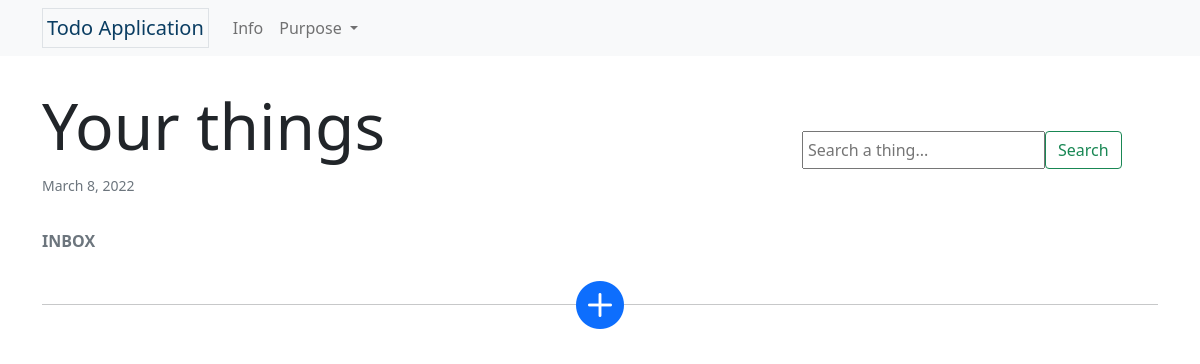
The app's page /, older data.
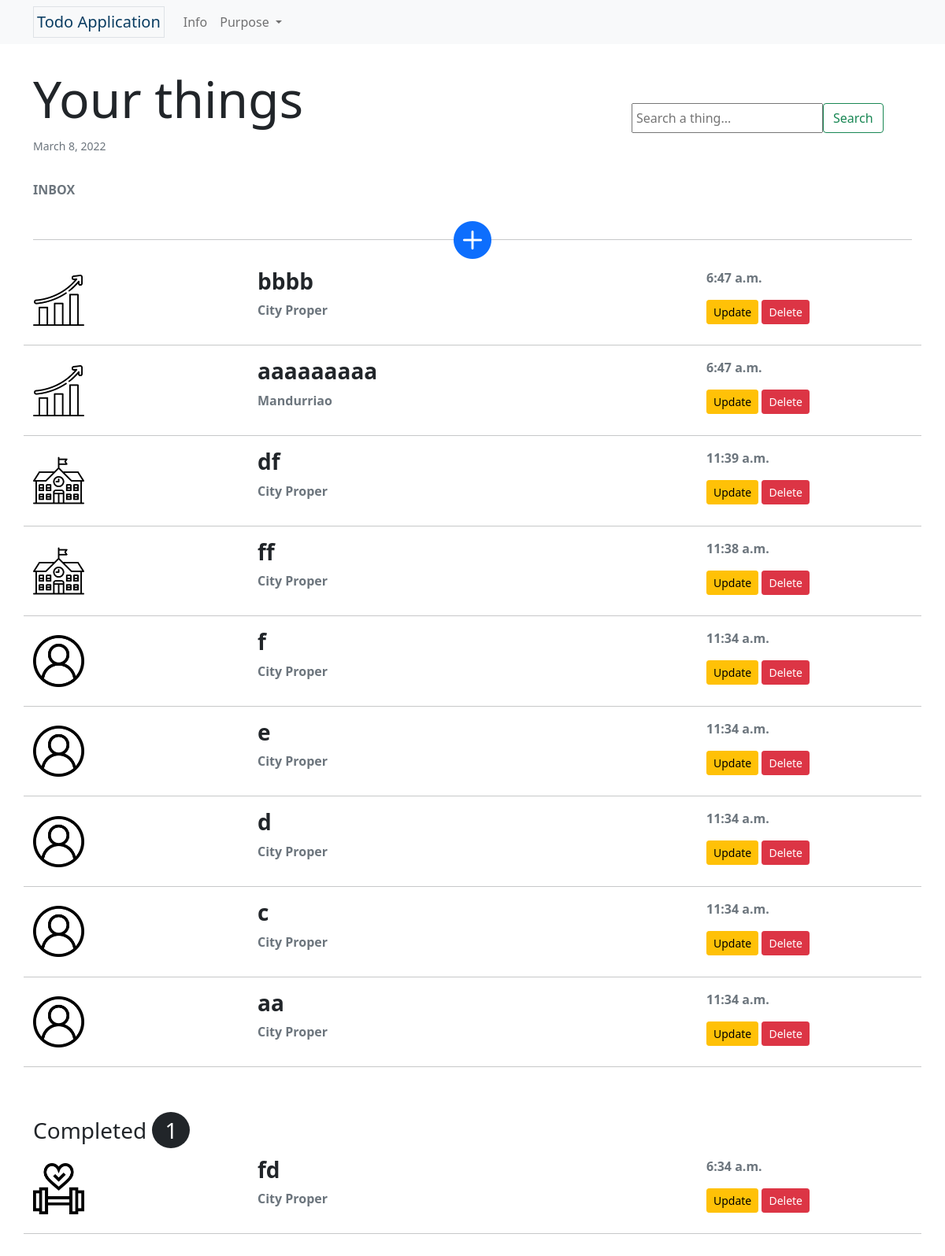
The same page, newer data.
### lists/models.py (models this page shows, shortened)
class Tasks(models.Model):
     PURPOSE = (
          ('Personal','Personal'),
          ('Fitness','Fitness'),
          ('School', 'School'),
          ('Business','Business'),
          ('Office','Office'),
     )
     PLACE = (
          ('City Proper', 'City Proper'),
          ('Jaro', 'Jaro'),
          ('La Paz', 'La Paz'),
          ('Lapuz', 'Lapuz'),
          ('Mandurriao', 'Mandurriao'),
          ('Molo', 'Molo'),
          ('Villa Arevalo', 'Villa Arevalo'),
          ('Lapuz', 'Lapuz'),
     )
     purpose = models.CharField(max_length=8, choices=PURPOSE, default='Personal')
     title = models.CharField(max_length=50, unique=True)
     completed = models.BooleanField(default=False)
     slug = models.SlugField(max_length=50, unique=True, blank=True)
     place = models.CharField(max_length=16, choices=PLACE, default='City Proper')
     note = models.TextField(max_length=100, blank=True)
     date_created = models.DateTimeField(default=datetime.now, blank=True)

### lists/views.py (the view)
# urls.py: path('', views.home, name='home'),
def home(request):
    tasks = Tasks.objects.all().order_by('-id')
    completed_count = Tasks.objects.all().filter(completed=True).count
    completed = Tasks.objects.all().filter(completed=True).all().order_by('id')
    context = {'tasks': tasks, 'completed_count': completed_count, 'completed': completed}
    return render(request, 'lists/home.html', context)

### lists/templates/lists/home.html
{% extends 'partials/structure.html' %}
{% block items %}
    {% for task in tasks %}
    {% if task.completed == False %}
        {% include 'partials/row_item.html' %}
    {% endif %}
    {% endfor %}
    {% if completed_count > 0 %}
    <h3 class="mt-5 mb-3">Completed <span class="px-3 py-1 rounded-circle bg-dark text-white">{{ completed_count }}</span></h3>
    {% for task in completed %}
        {% include 'partials/row_item.html' %}
        {% endfor %}
    {% endif %}
{% endblock items %}

### lists/templates/partials/row_item.html (shortened to what this page needs)
{% load static %}
{% load tz %}
<div class="row">
    <div class="col-3 d-flex align-items-center">
        {% if task.purpose == 'School' %}
            <img src="{% static 'lists/img/school.png' %}" alt="School icon" class="w-25">
        {% elif task.purpose == 'Fitness' %}
            <img src="{% static 'lists/img/fitness.png' %}" alt="Fitness icon" class="w-25">
        {% elif task.purpose == 'Business' %}
            <img src="{% static 'lists/img/stats.png' %}" alt="Business icon" class="w-25">
        {% elif task.purpose == 'Office' %}
            <img src="{% static 'lists/img/work.png' %}" alt="Office icon" class="w-25">
        {% else %}
            <img src="{% static 'lists/img/user.png' %}" alt="Personal icon" class="w-25">
        {% endif %}
    </div>
    <div class="col-6 my-auto">
        <h3 class="fw-bold">{{ task.title|truncatechars:30 }}</h3>
        <p class="text-muted fw-bold">{{ task.place }}</p>
    </div>
    <div class="col-3">
            <p class="text-muted fw-bold">{{ task.date_created|date:'g:i a' }}</p>
            <a href="{% url 'update-task' task.slug %}?next={{ request.path|urlencode }}" class="btn btn-warning btn-sm">Update</a>
            <a href="{% url 'delete-task' task.slug %}?next={{ request.path|urlencode }}" class="btn btn-danger btn-sm">Delete</a>
    </div>
    <hr class="mt-3">
</div>

Row changes from the older to the newer data that the page shows:
added Tasks: completed False (drawn), title "bbbb", place "City Proper", date_created "6:47 a.m.", shown under "Your things"
added Tasks: completed False (drawn), title "aaaaaaaaa", place "Mandurriao", date_created "6:47 a.m.", shown under "Your things"
added Tasks: completed False (drawn), title "df", place "City Proper", date_created "11:39 a.m.", shown under "Your things"
added Tasks: completed False (drawn), title "ff", place "City Proper", date_created "11:38 a.m.", shown under "Your things"
added Tasks: completed False (drawn), title "f", place "City Proper", date_created "11:34 a.m.", shown under "Your things"
added Tasks: completed False (drawn), title "e", place "City Proper", date_created "11:34 a.m.", shown under "Your things"
added Tasks: completed False (drawn), title "d", place "City Proper", date_created "11:34 a.m.", shown under "Your things"
added Tasks: completed False (drawn), title "c", place "City Proper", date_created "11:34 a.m.", shown under "Your things"
added Tasks: completed False (drawn), title "aa", place "City Proper", date_created "11:34 a.m.", shown under "Your things"
added Tasks: title "fd", place "City Proper", date_created "6:34 a.m.", shown under "Completed 1"
Text that changed along with them:
{{ completed_count }}: (not shown) → "1"
text now shown: "Completed"
